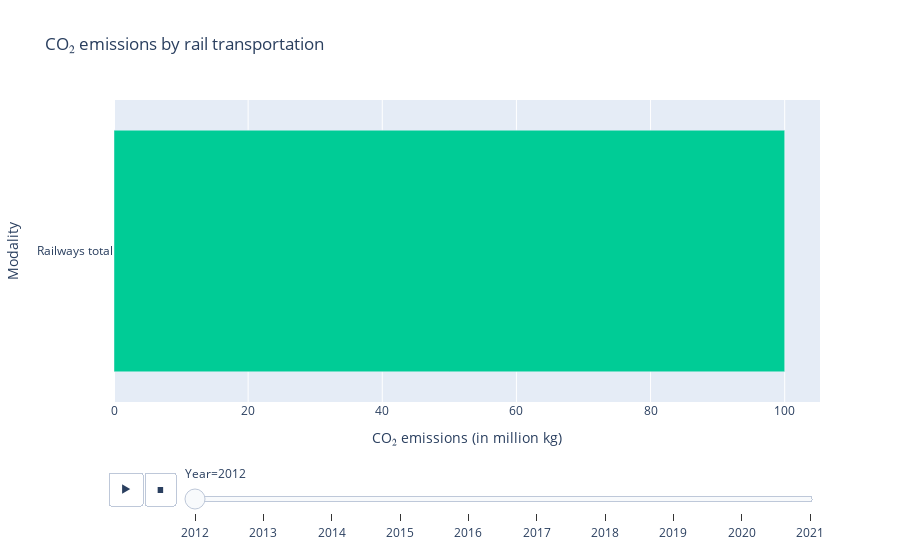

Notebook cell for this chart:
### Markdown cell above
To answer the second sub question 'How does COVID-19 influence the CO₂ emissions by rail transportation on Dutch territory?', the graph above can be used. Visible is that the CO₂ emission by railways did not experience any influence of COVID-19. There is no increase or decrease in CO2 emissions by rail transportation over the years, the CO₂ emissions stay stable over 10 years.

### Code cell
fig = px.bar(df_rail, x = 'CO₂ emissions', y = 'Modality', animation_frame = 'Year', animation_group = 'CO₂ emissions', title = 'CO₂ emissions by rail transportation')
fig.update_traces(marker = dict(color = '#00CC96'))
fig.update_layout(xaxis_title = 'CO₂ emissions (in million kg)')
fig.show()

### Figure 1 — Plotly figure (JSON) as saved in the notebook; plotly's stock layout.template omitted (floating-point values rounded to 4 significant figures)
{"data": [{"alignmentgroup": "True", "hovertemplate": "Year=2012<br>CO₂ emissions=%{x}<br>Modality=%{y}<extra></extra>", "ids": [100], "legendgroup": "", "marker": {"color": "#00CC96", "pattern": {"shape": ""}}, "name": "", "offsetgroup": "", "orientation": "h", "showlegend": false, "textposition": "auto", "type": "bar", "x": [100], "xaxis": "x", "y": ["Railways total"], "yaxis": "y"}], "layout": {"barmode": "relative", "legend": {"tracegroupgap": 0}, "sliders": [{"active": 0, "currentvalue": {"prefix": "Year="}, "len": 0.9, "pad": {"b": 10, "t": 60}, "steps": [{"args": [["2012"], {"frame": {"duration": 0, "redraw": true}, "fromcurrent": true, "mode": "immediate", "transition": {"duration": 0, "easing": "linear"}}], "label": "2012", "method": "animate"}, {"args": [["2013"], {"frame": {"duration": 0, "redraw": true}, "fromcurrent": true, "mode": "immediate", "transition": {"duration": 0, "easing": "linear"}}], "label": "2013", "method": "animate"}, {"args": [["2014"], {"frame": {"duration": 0, "redraw": true}, "fromcurrent": true, "mode": "immediate", "transition": {"duration": 0, "easing": "linear"}}], "label": "2014", "method": "animate"}, {"args": [["2015"], {"frame": {"duration": 0, "redraw": true}, "fromcurrent": true, "mode": "immediate", "transition": {"duration": 0, "easing": "linear"}}], "label": "2015", "method": "animate"}, {"args": [["2016"], {"frame": {"duration": 0, "redraw": true}, "fromcurrent": true, "mode": "immediate", "transition": {"duration": 0, "easing": "linear"}}], "label": "2016", "method": "animate"}, {"args": [["2017"], {"frame": {"duration": 0, "redraw": true}, "fromcurrent": true, "mode": "immediate", "transition": {"duration": 0, "easing": "linear"}}], "label": "2017", "method": "animate"}, {"args": [["2018"], {"frame": {"duration": 0, "redraw": true}, "fromcurrent": true, "mode": "immediate", "transition": {"duration": 0, "easing": "linear"}}], "label": "2018", "method": "animate"}, {"args": [["2019"], {"frame": {"duration": 0, "redraw": true}, "fromcurrent": true, "mode": "immediate", "transition": {"duration": 0, "easing": "linear"}}], "label": "2019", "method": "animate"}, {"args": [["2020"], {"frame": {"duration": 0, "redraw": true}, "fromcurrent": true, "mode": "immediate", "transition": {"duration": 0, "easing": "linear"}}], "label": "2020", "method": "animate"}, {"args": [["2021"], {"frame": {"duration": 0, "redraw": true}, "fromcurrent": true, "mode": "immediate", "transition": {"duration": 0, "easing": "linear"}}], "label": "2021", "method": "animate"}], "x": 0.1, "xanchor": "left", "y": 0, "yanchor": "top"}], "title": {"text": "CO₂ emissions by rail transportation"}, "updatemenus": [{"buttons": [{"args": [null, {"frame": {"duration": 500, "redraw": true}, "fromcurrent": true, "mode": "immediate", "transition": {"duration": 500, "easing": "linear"}}], "label": "&#9654;", "method": "animate"}, {"args": [[null], {"frame": {"duration": 0, "redraw": true}, "fromcurrent": true, "mode": "immediate", "transition": {"duration": 0, "easing": "linear"}}], "label": "&#9724;", "method": "animate"}], "direction": "left", "pad": {"r": 10, "t": 70}, "showactive": false, "type": "buttons", "x": 0.1, "xanchor": "right", "y": 0, "yanchor": "top"}], "xaxis": {"anchor": "y", "domain": [0, 1], "title": {"text": "CO₂ emissions (in million kg)"}}, "yaxis": {"anchor": "x", "domain": [0, 1], "title": {"text": "Modality"}}}}
